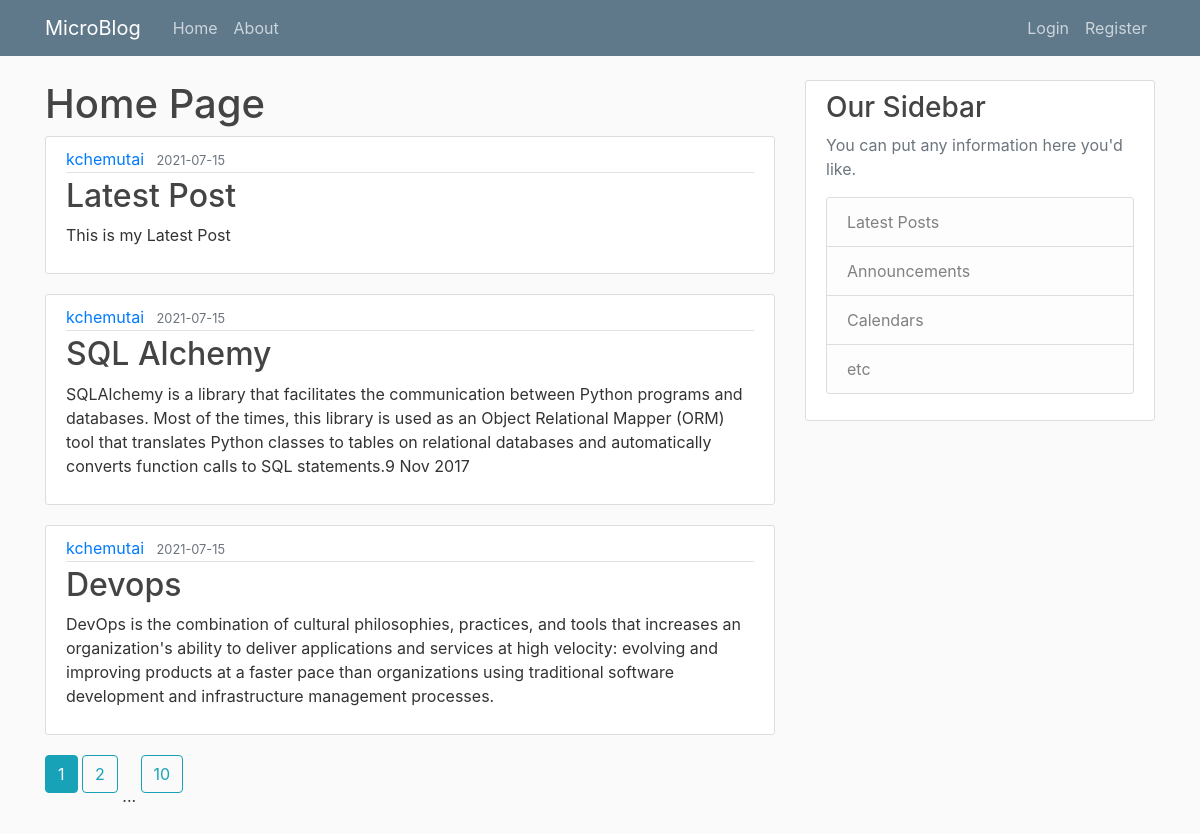
The app's page /home, older data.
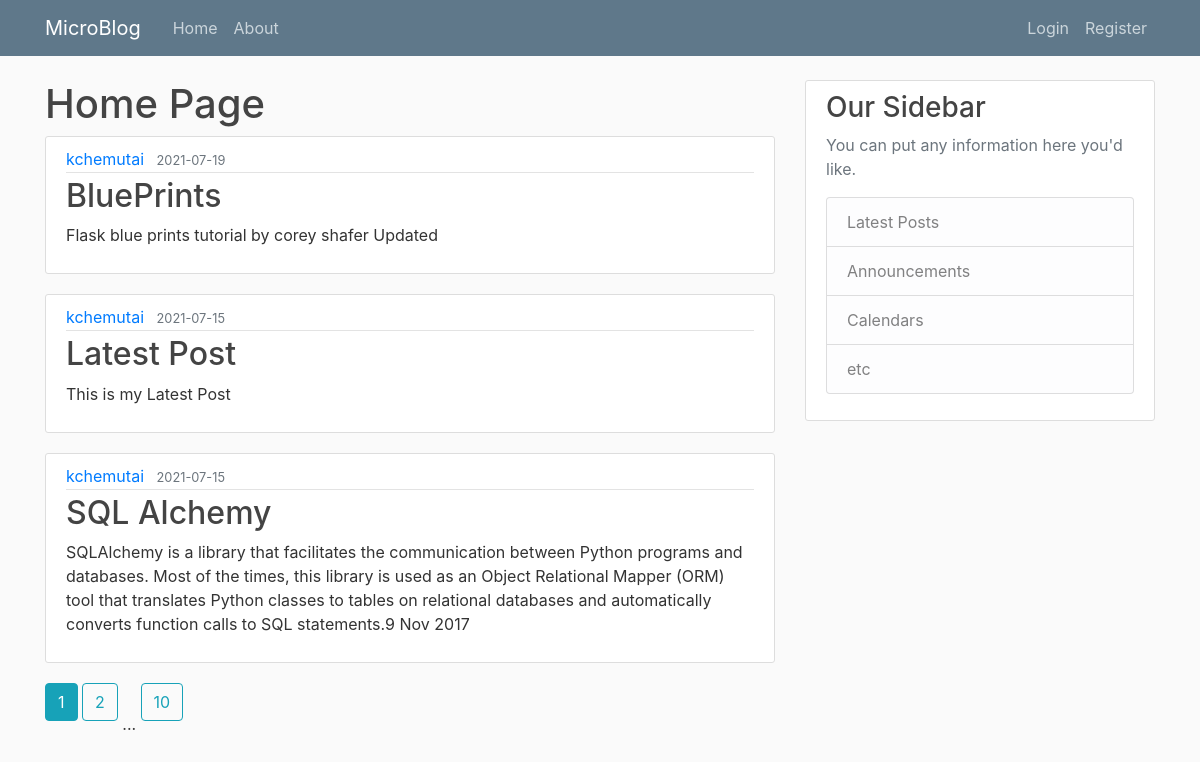
The same page, newer data.
### microblog/models.py (models this page shows, shortened)
class Post(db.Model):
    id = db.Column(db.Integer, primary_key=True)
    title = db.Column(db.String(60), nullable=False)
    content = db.Column(db.Text, nullable=False)
    date_posted = db.Column(db.DateTime, nullable=False,
                            default=datetime.utcnow)
    user_id = db.Column(db.Integer, db.ForeignKey('user.id'), nullable=False)

class User(db.Model, UserMixin):
    id = db.Column(db.Integer, primary_key=True)
    username = db.Column(db.String(30), unique=True, nullable=False)
    email = db.Column(db.String(120), unique=True, nullable=False)
    password = db.Column(db.String(60), nullable=False)
    image_file = db.Column(db.String(20), nullable=False,
                           default='default.jpg')
    posts = db.relationship('Post', backref='author', lazy=True)

### microblog/main/routes.py (the view)
@main_bp.route("/")
@main_bp.route("/home")
def home():
    page = request.args.get('page', 1, type=int)
    posts = Post.query.order_by(
        Post.date_posted.desc()).paginate(page=page, per_page=3)
    return render_template('home.html', posts=posts)

### microblog/templates/home.html
{% extends "layout.html" %}
{% block content %}
<h1>Home Page</h1>
{% for post in posts.items %}
<article class="media content-section">
    <div class="media-body">
        <div class="article-metadata">
            <a class="mr-2" href="{{ url_for('users_bp.user_posts', username=post.author.username) }}">{{ post.author.username
                }}</a>
            <small class="text-muted">{{ post.date_posted.strftime('%Y-%m-%d') }}</small>
        </div>
        <h2><a class="article-title" href="{{ url_for('posts_bp.view_post', post_id=post.id) }}">{{ post.title }}</a></h2>
        <p class="article-content">{{ post.content }}</p>
    </div>
</article>
{% endfor %}
{% for page_num in posts.iter_pages(left_edge=1, right_edge=1, left_current=1, right_current=2) %}
{% if page_num %}
{% if posts.page == page_num %}
<a class="btn btn-info mb-5" href="{{ url_for('main_bp.home', page=page_num) }}">{{page_num}}</a>
{% else %}
<a class="btn btn-outline-info mb-5" href="{{ url_for('main_bp.home', page=page_num) }}">{{page_num}}</a>
{% endif %}
{% else %}
...
{% endif %}
{% endfor %}
{% endblock content %}

### microblog/templates/layout.html (shortened to what this page needs)
<!DOCTYPE html>
<html lang="en">
<head>
    <link rel="stylesheet" href="https://stackpath.bootstrapcdn.com/bootstrap/4.3.1/css/bootstrap.min.css"
>
    <link rel="stylesheet" href="{{ url_for('static', filename='main.css') }}">
</head>
<body>
    <header class="site-header">
        <nav class="navbar navbar-expand-md navbar-dark bg-steel fixed-top">
            <div class="container">
                <a class="navbar-brand mr-4" href="/">MicroBlog</a>
                <div class="collapse navbar-collapse" id="navbarToggle">
                    <div class="navbar-nav mr-auto">
                        <a class="nav-item nav-link" href="{{ url_for('main_bp.home') }}">Home</a>
                        <a class="nav-item nav-link" href="{{ url_for('main_bp.about') }}">About</a>
                    </div>
                    <div class="navbar-nav">
                        {% if current_user.is_authenticated %}
                        <a class="nav-item nav-link" href="{{ url_for('posts_bp.post') }}">New Post</a>
                        <a class="nav-item nav-link" href="{{ url_for('users_bp.account') }}">Account</a>
                        <a class="nav-item nav-link" href="{{ url_for('users_bp.logout') }}">Logout</a>
                        {% else %}
                        <a class="nav-item nav-link" href="{{ url_for('users_bp.login') }}">Login</a>
                        <a class="nav-item nav-link" href="{{ url_for('users_bp.register') }}">Register</a>
                        {% endif %}
                    </div>
                </div>
            </div>
        </nav>
    </header>
    <main role="main" class="container">
        <div class="row">
            <div class="col-md-8">
                {% block content %}{% endblock %}
            </div>
            <div class="col-md-4">
                <div class="content-section">
                    <h3>Our Sidebar</h3>
                    <p class='text-muted'>You can put any information here you'd like.
                    <ul class="list-group">
                        <li class="list-group-item list-group-item-light">Latest Posts</li>
                        <li class="list-group-item list-group-item-light">Announcements</li>
                        <li class="list-group-item list-group-item-light">Calendars</li>
                        <li class="list-group-item list-group-item-light">etc</li>
                    </ul>
                    </p>
                </div>
            </div>
        </div>
    </main>
</body>
</html>

### microblog/static/main.css (style rules this page uses)
body { background: #fafafa; color: #333333; margin-top: 5rem; }
h1, h2, h3, h4, h5, h6 { color: #444444; }
.bg-steel { background-color: #5f788a; }
.site-header .navbar-nav .nav-link { color: #cbd5db; }
.content-section { background: #ffffff; padding: 10px 20px; border: 1px solid #dddddd; border-radius: 3px; margin-bottom: 20px; }
.article-title { color: #444444; }
.article-content { white-space: pre-line; }
.article-metadata { padding-bottom: 1px; margin-bottom: 4px; border-bottom: 1px solid #e3e3e3 }

Row changes from the older to the newer data that the page shows:
no longer on this page (row unchanged): Post: author.username "kchemutai", date_posted "2021-07-15", title "Devops", content "DevOps is the combination of cultural philosophies, practices, and tools that increases an organization's ability to deliver applications and services at high velocity: evolving and improving products at a faster pace than organizations using traditional software development and infrastructure management processes."
added Post: author.username "kchemutai", date_posted "2021-07-19", title "BluePrints", content "Flask blue prints tutorial by corey shafer Updated"
